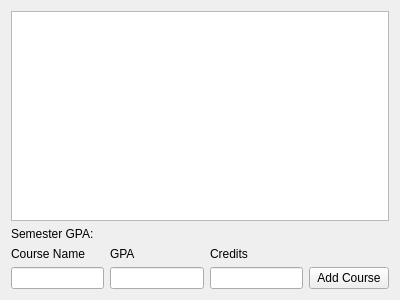
<?xml version="1.0" encoding="UTF-8"?>
<ui version="4.0">
 <class>semesterForm</class>
 <widget class="QWidget" name="semesterForm">
  <property name="geometry">
   <rect>
    <x>0</x>
    <y>0</y>
    <width>400</width>
    <height>300</height>
   </rect>
  </property>
  <property name="windowTitle">
   <string>Form</string>
  </property>
  <layout class="QVBoxLayout" name="verticalLayout">
   <item>
    <widget class="QListView" name="listView"/>
   </item>
   <item>
    <widget class="QLabel" name="label_Semester_GPA">
     <property name="text">
      <string>Semester GPA:</string>
     </property>
    </widget>
   </item>
   <item>
    <layout class="QGridLayout" name="gridLayout">
     <item row="0" column="0">
      <widget class="QLabel" name="labelCName">
       <property name="text">
        <string>Course Name</string>
       </property>
      </widget>
     </item>
     <item row="0" column="1">
      <widget class="QLabel" name="label_2GPA">
       <property name="text">
        <string>GPA</string>
       </property>
      </widget>
     </item>
     <item row="0" column="2">
      <widget class="QLabel" name="label_3Credits">
       <property name="text">
        <string>Credits</string>
       </property>
      </widget>
     </item>
     <item row="1" column="0">
      <widget class="QLineEdit" name="lineEditCourseName"/>
     </item>
     <item row="1" column="1">
      <widget class="QLineEdit" name="lineEdit_2GPA"/>
     </item>
     <item row="1" column="2">
      <widget class="QLineEdit" name="lineEdit_3Credits"/>
     </item>
     <item row="1" column="3">
      <widget class="QPushButton" name="pushButtonCourseAdd">
       <property name="text">
        <string>Add Course</string>
       </property>
      </widget>
     </item>
    </layout>
   </item>
  </layout>
 </widget>
 <resources/>
 <connections/>
</ui>
